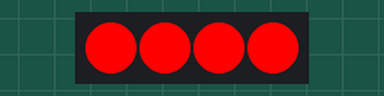
A sketch run on a simulated Arduino Mega 2560, built with avr-gcc and run on an emulated ATmega2560. On the bench: 4 RGB LEDs in strip order, left to right. Dim RGB values are drawn brighter than linear.

Above: at 0.2 s.
At 1.2 s:
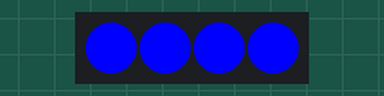
At 2.7 s:
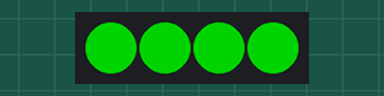
At 3.7 s:
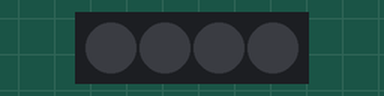
Timing chart, 0 to 4.6 s (numbered marks = the images above):
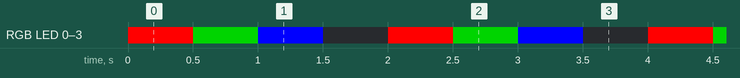

Measured:
- by itself, RGB LED 0–3: repeats every 2.0 s: RGB(0, 128, 0) 0.50 s, RGB(0, 0, 255) 0.50 s, off 0.50 s, RGB(255, 0, 0) 0.50 s
- by itself, everything shown: repeats every 2.0 s, in 4 steps

The sketch:

lights_test.ino
```cpp
#include <FastLED.h>

// How many leds in your strip?
#define NUM_LEDS 4

// For led chips like Neopixels, which have a data line, ground, and power, you just
// need to define DATA_PIN.  For led chipsets that are SPI based (four wires - data, clock,
// ground, and power), like the LPD8806 define both DATA_PIN and CLOCK_PIN
#define DATA_PIN 23
#define CLOCK_PIN 22

// Define the array of leds
CRGB leds[NUM_LEDS];

void setup() {
      // Uncomment/edit one of the following lines for your leds arrangement.
      // FastLED.addLeds<TM1803, DATA_PIN, RGB>(leds, NUM_LEDS);
      // FastLED.addLeds<TM1804, DATA_PIN, RGB>(leds, NUM_LEDS);
      // FastLED.addLeds<TM1809, DATA_PIN, RGB>(leds, NUM_LEDS);
      // FastLED.addLeds<WS2811, DATA_PIN, RGB>(leds, NUM_LEDS);
      // FastLED.addLeds<WS2812, DATA_PIN, RGB>(leds, NUM_LEDS);
      // FastLED.addLeds<WS2812B, DATA_PIN, RGB>(leds, NUM_LEDS);
      //FastLED.addLeds<NEOPIXEL, DATA_PIN>(leds, NUM_LEDS);
      // FastLED.addLeds<APA104, DATA_PIN, RGB>(leds, NUM_LEDS);
      // FastLED.addLeds<UCS1903, DATA_PIN, RGB>(leds, NUM_LEDS);
      // FastLED.addLeds<UCS1903B, DATA_PIN, RGB>(leds, NUM_LEDS);
      // FastLED.addLeds<GW6205, DATA_PIN, RGB>(leds, NUM_LEDS);
      // FastLED.addLeds<GW6205_400, DATA_PIN, RGB>(leds, NUM_LEDS);

      // FastLED.addLeds<WS2801, RGB>(leds, NUM_LEDS);
      // FastLED.addLeds<SM16716, RGB>(leds, NUM_LEDS);
      // FastLED.addLeds<LPD8806, RGB>(leds, NUM_LEDS);
      // FastLED.addLeds<P9813, RGB>(leds, NUM_LEDS);
      // FastLED.addLeds<APA102, RGB>(leds, NUM_LEDS);
      // FastLED.addLeds<DOTSTAR, RGB>(leds, NUM_LEDS);

      // FastLED.addLeds<WS2801, DATA_PIN, CLOCK_PIN, RGB>(leds, NUM_LEDS);
      // FastLED.addLeds<SM16716, DATA_PIN, CLOCK_PIN, RGB>(leds, NUM_LEDS);
      // FastLED.addLeds<LPD8806, DATA_PIN, CLOCK_PIN, RGB>(leds, NUM_LEDS);
      // FastLED.addLeds<P9813, DATA_PIN, CLOCK_PIN, RGB>(leds, NUM_LEDS);
       FastLED.addLeds<APA102, DATA_PIN, CLOCK_PIN, BGR>(leds, NUM_LEDS);
      // FastLED.addLeds<DOTSTAR, DATA_PIN, CLOCK_PIN, RGB>(leds, NUM_LEDS);
}

void loop() {
  // Turn the LED on, then pause
  for(int i=0;i<NUM_LEDS;i++){
    leds[i] = CRGB::Red;
  }
  FastLED.show();
  delay(500);
  for(int i=0;i<NUM_LEDS;i++){
    leds[i] = CRGB::Green;
  }
  FastLED.show();
  delay(500);
  for(int i=0;i<NUM_LEDS;i++){
    leds[i] = CRGB::Blue;
  }
  FastLED.show();
  delay(500);
  // Now turn the LED off, then pause
  for(int i=0;i<NUM_LEDS;i++){
    leds[i] = CRGB::Black;
  }
  FastLED.show();
  delay(500);
}
```
